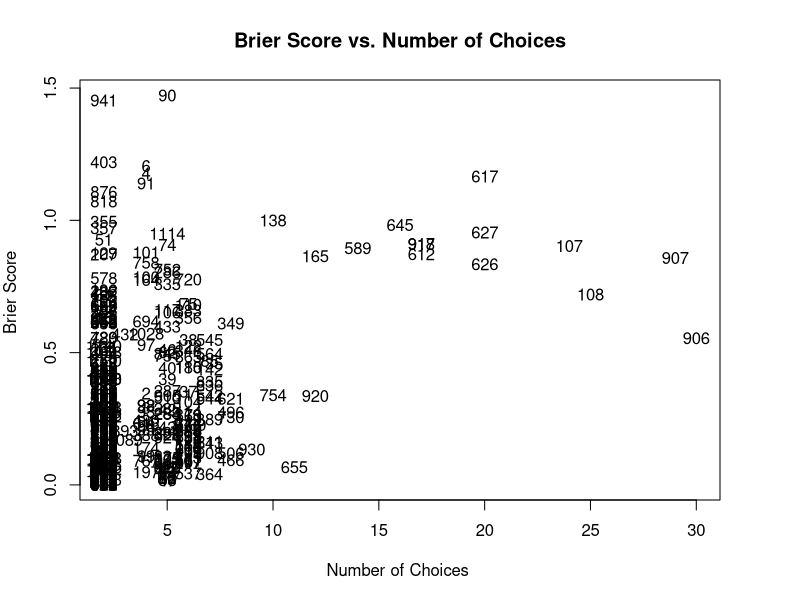

This chart was generated by the following R code: (Note: this script raises an error after producing the figure.)
#######################################################
#
#  Plot of Brier score vs. choices (>=3)
#  Uses "Brier Scores All Qestions.csv" from Accuracy and Uniform
#  Uses "Questions with Many Choices.csv" from Selecting Questions with Many Choices.R
#
#######################################################

br <-read.csv("Brier Scores All Qestions.csv")
c3 <-read.csv("Question Choices.csv")



validQstnId <- br$Question_Number[br$Question_Number%in%c3$questionId]
brier <- rep(0,length(validQstnId))
numChoices <- rep(0,length(validQstnId))

print("Use all questions? (y/n)")
allQstn <- readline()

if (allQstn=="n") {
  print("Max number of choices?")
  maxChoices <- readline()
  c3$questionId[c3$numChoices>maxChoices] <- NA
  goodQstn <- complete.cases(c3$questionId)
  c3$questoinId <- c3$questoinId[goodQstn]; c3$numChoices - c3$numChoices[goodQstn]
}

for (q in 1:length(validQstnId)) {
  brier[q] <- br$SciCast_Brier_Score[br$Question_Number==validQstnId[q]]
  numChoices[q] <- c3$numChoices[c3$questionId==validQstnId[q]]

}


date <- Sys.Date()                                           #Adding Date to title
title <- paste("Brier Score vs Number of Choices ",date,".png", collapse="")      #Expanding title name

png(title, width = 7200, height = 3600, pointsize = 18, res = 360)
par(mar=c(5,4,4,4))
plot(numChoices, brier, type="n",main="Brier Score vs. Number of Choices", xlab="Number of Choices ", ylab="Brier Score ", pch=19)
text(numChoices,brier,labels=validQstnId)
dev.off()


png(file="animals72.png",width=400,height=350,res=72)
plot(Animals, log="xy", type="n", main="Animal brain/body size")
text(Animals, lab=row.names(Animals))
dev.off()